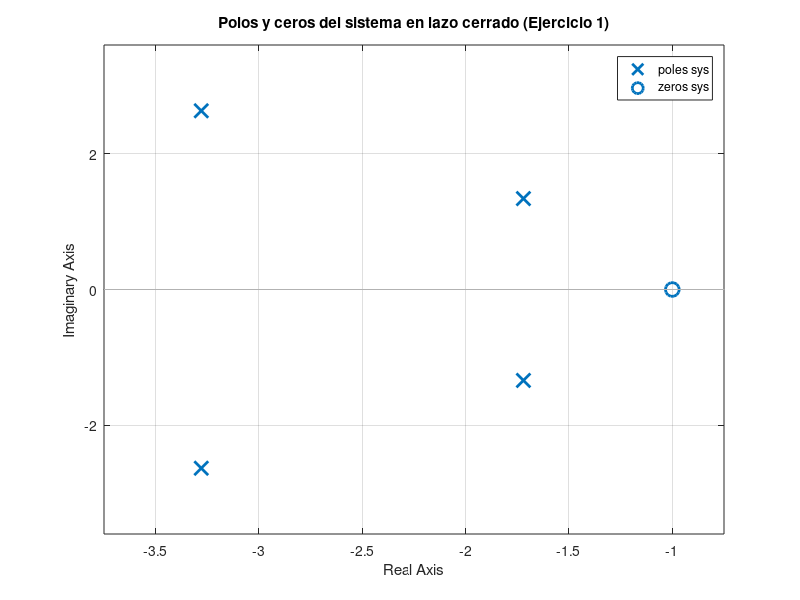

This chart was generated by the following MATLAB code:
% ----------------------------
% Sistema en lazo cerrado (1)
% ----------------------------

% Paso 1: Denominadores de G(s) y H(s)
G_den = [1 7 20];
H_den = [1 3 4];
GH_den = conv(G_den, H_den);  % (s^2 + 7s + 20)(s^2 + 3s + 4)

% Paso 2: Expandir y sumar 4*(s + 1)
extra = conv([4], [1 1]);           % 4*(s + 1) = 4s + 4 → [4 4]
extra_padded = [0 0 0 extra];       % Alinear con GH_den (grado 4)
den_total = GH_den + extra_padded; % Denominador total corregido

% Paso 3: Numerador
num_total = 4 * [1 1];              % 4*(s + 1) = [4 4]

% Paso 4: Crear sistema y graficar polos/ceros
sys = tf(num_total, den_total);
pzmap(sys)
grid on
title('Polos y ceros del sistema en lazo cerrado (Ejercicio 1)')
